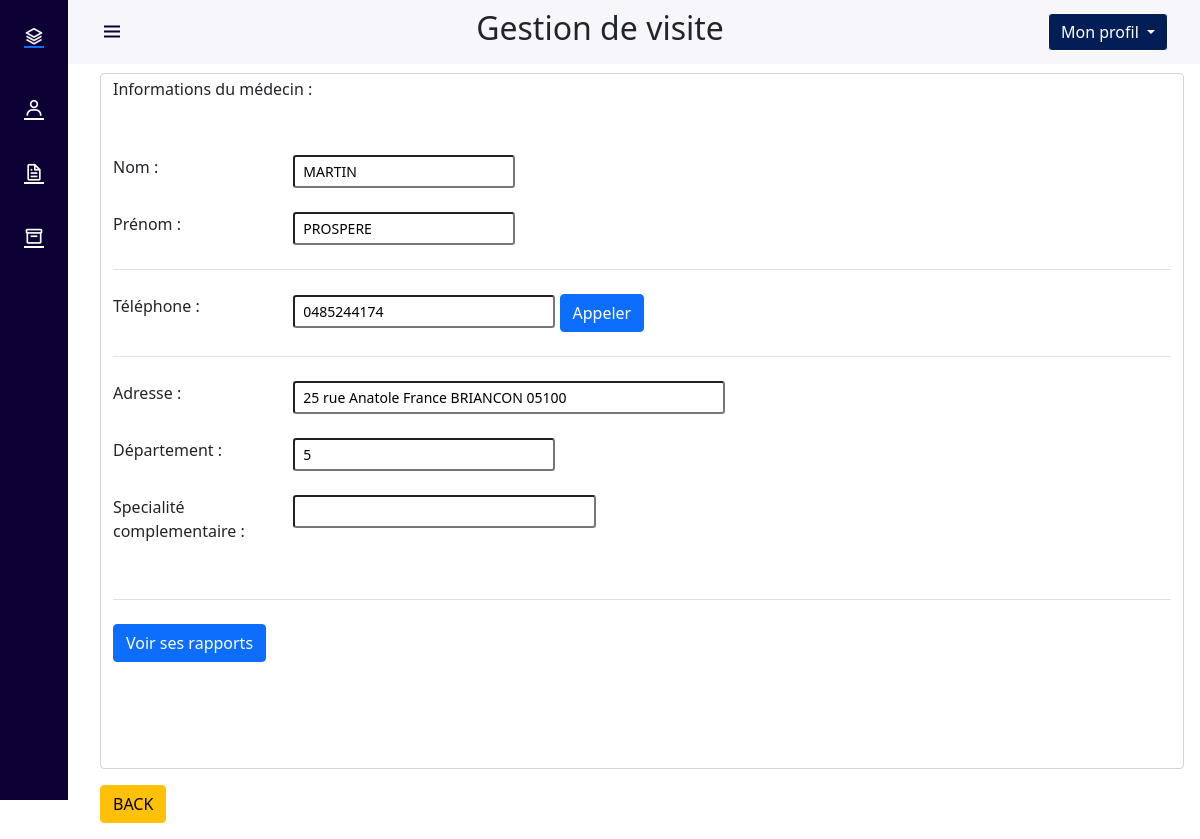
Screenshot of /app/MVC/controller/medecin_controller.php?functionSee=1 with the database file from the repository.
### tables this page shows
CREATE TABLE IF NOT EXISTS `medecin` (
  `id` int NOT NULL AUTO_INCREMENT,
  `nom` varchar(30) NOT NULL,
  `prenom` varchar(30) NOT NULL,
  `adresse` varchar(80) NOT NULL,
  `tel` varchar(15) DEFAULT NULL,
  `specialitecomplementaire` varchar(50) DEFAULT NULL,
  `departement` int NOT NULL,
  PRIMARY KEY (`id`)
);

### app/MVC/modele/medecin_DAO.php (called while the page is built, shortened)
<?php
include '../modele/connexionDB.php';
class medecin_DAO
{
    public function getInfosMedecins($id){
        $result = array();
        try {
            $connexion = new connexionDB();
            $connexion->connexionPDO();
            $query =  $connexion->PrepareRequete("Select * from medecin where id= :id");
            $query->bindValue(':id', $id, PDO::PARAM_STR);
            $query->execute();
            $ligne = $query->fetch(PDO::FETCH_ASSOC);
            while ($ligne) {
                $result[] = $ligne;
                $ligne = $query->fetch(PDO::FETCH_ASSOC);
            }
        } catch (PDOException $e) {
            print "Erreur !: " . $e->getMessage();
            die();
        }
        return $result;
    }
}

### app/MVC/modele/connexionDB.php (called while the page is built, shortened)
<?php
Class connexionDB
{
    private $login= "Lucas";
    private $mdp= "";
    private $bdd= "gestiondevisite";
    private $serveur= "localhost";
    private $connect;
    public function connexionPDO(){
        try {
            $this->connect = new PDO("mysql:host=".$this->serveur.";dbname=".$this->bdd, $this->login, $this->mdp);
            $this->connect->setAttribute(PDO::ATTR_ERRMODE, PDO::ERRMODE_EXCEPTION);
        } catch (PDOException $e) {
            print "Erreur de connexion PDO ";
            die();
        }
    }
    public function PrepareRequete($requete){
        return $this->connect-> prepare($requete);
    }
}

### app/MVC/view/medecinMAJ_view.php (the view, shortened to what this page needs)
<html>
<head>
    <link href="https://unpkg.com/bootstrap-table@1.21.0/dist/themes/bootstrap-table/bootstrap-table.min.css" rel="stylesheet">
    <link href="https://unpkg.com/bootstrap-table@1.21.0/dist/bootstrap-table.min.css" rel="stylesheet">
</head>
<br>
<form class="form-control" action="../controller/medecin_controller.php" method="post" name="formUserData" >
    <h6> Informations du médecin :</h6>
    <br>
    <br>
    <div class="form-group row">
        <label for="nom" class="col-sm-2 form-label" > Nom : </label>
        <div class="col-sm-10">
            <label>
                <input name="nom" type="text" class="form-control-sm" <?php if($view){ print "readonly"; } ?> value="<?= $medecinData[0]["nom"]?>">
            </label>
        </div>
    </div>
    <br>
    <div class="form-group row">
        <label for="prenom" class="col-sm-2 form-label"> Prénom : </label>
        <div class="col-sm-10">
            <label>
                <input name="prenom" type="text" class="form-control-sm" <?php if($view){ print "readonly"; } ?> value="<?= $medecinData[0]["prenom"]?>">
            </label>
        </div>
    </div>
    <div class="mt-4 border-top pt-4"></div>
    <div class="form-group row">
        <label for="tel" class="col-sm-2 form-label"> Téléphone : </label>
        <div class="col-sm-10">
            <label>
                <input name="telephone" type="text" class="form-control-sm" <?php if($view){ print "readonly"; } ?> value="<?= $medecinData[0]["tel"]?>" size="25">
                <button type="button" class="btn btn-primary" data-bs-toggle="modal" data-bs-target="#exampleModal">
                    Appeler
                </button>
            </label>
        </div>
    </div>
    <div class="mt-4 border-top pt-4"></div>
    <div class="form-group row">
        <label for="adresse" class="col-sm-2 form-label"> Adresse : </label>
        <div class="col-sm-10">
            <label>
                <input name="adresse" type="text" class="form-control-sm" <?php if($view){ print "readonly"; } ?> value="<?= $medecinData[0]["adresse"]?>" size="46">
            </label>
        </div>
    </div>
    <br>
    <div class="form-group row">
        <label for="cp" class="col-sm-2 form-label"> Département : </label>
        <div class="col-sm-10">
            <label>
                <input name="departement" type="text" class="form-control-sm" <?php if($view){ print "readonly"; } ?> value="<?= $medecinData[0]["departement"]?>" size="25">
            </label>
        </div>
    </div>
    <br>
    <div class="form-group row">
        <label for="metier" class="col-sm-2 form-label"> Specialité complementaire : </label>
        <div class="col-sm-10">
            <label>
                <input name="speComplementaire" type="text" class="form-control-sm" <?php if($view){ print "readonly"; } ?> value="<?= $medecinData[0]["specialitecomplementaire"]?>" size="30">
            </label>
        </div>
    </div>
    <br>
    <div class="mt-4 border-top pt-4"></div>
    <button type="button" class="btn btn-primary" data-bs-toggle="modal" data-bs-target="#RapportMedecin">
        Voir ses rapports
    </button>
    <br>
    <br>
    <br>
    <br>
</form>
<form action="../controller/medecin_controller.php" name="back">
    <button type="submit" class="btn btn-warning" name="back" >BACK</button>
</form>
</html>

### app/src/css/headerView.css (style rules this page uses)
:root { --header-height: 3rem; --nav-width: 68px; --first-color: rgb(12, 0, 53); --first-color-light: #ffffff; --white-color: #F7F6FB; --body-font: 'Nunito', sans-serif; --normal-font-size: 1rem; --z-fixed: 100 }
*,::before,::after { box-sizing: border-box }
body { position: relative; margin: var(--header-height) 0 0 0; padding: 0 1rem; font-family: var(--body-font); font-size: var(--normal-font-size); transition: .5s }
@media screen and (min-width: 768px) { body { margin: calc(var(--header-height) + 1rem) 0 0 0; padding-left: calc(var(--nav-width) + 2rem) } }

### rows the page displays
medecin: nom "MARTIN", prenom "PROSPERE", telephone "0485244174", adresse "25 rue Anatole France BRIANCON 05100", departement "5"
